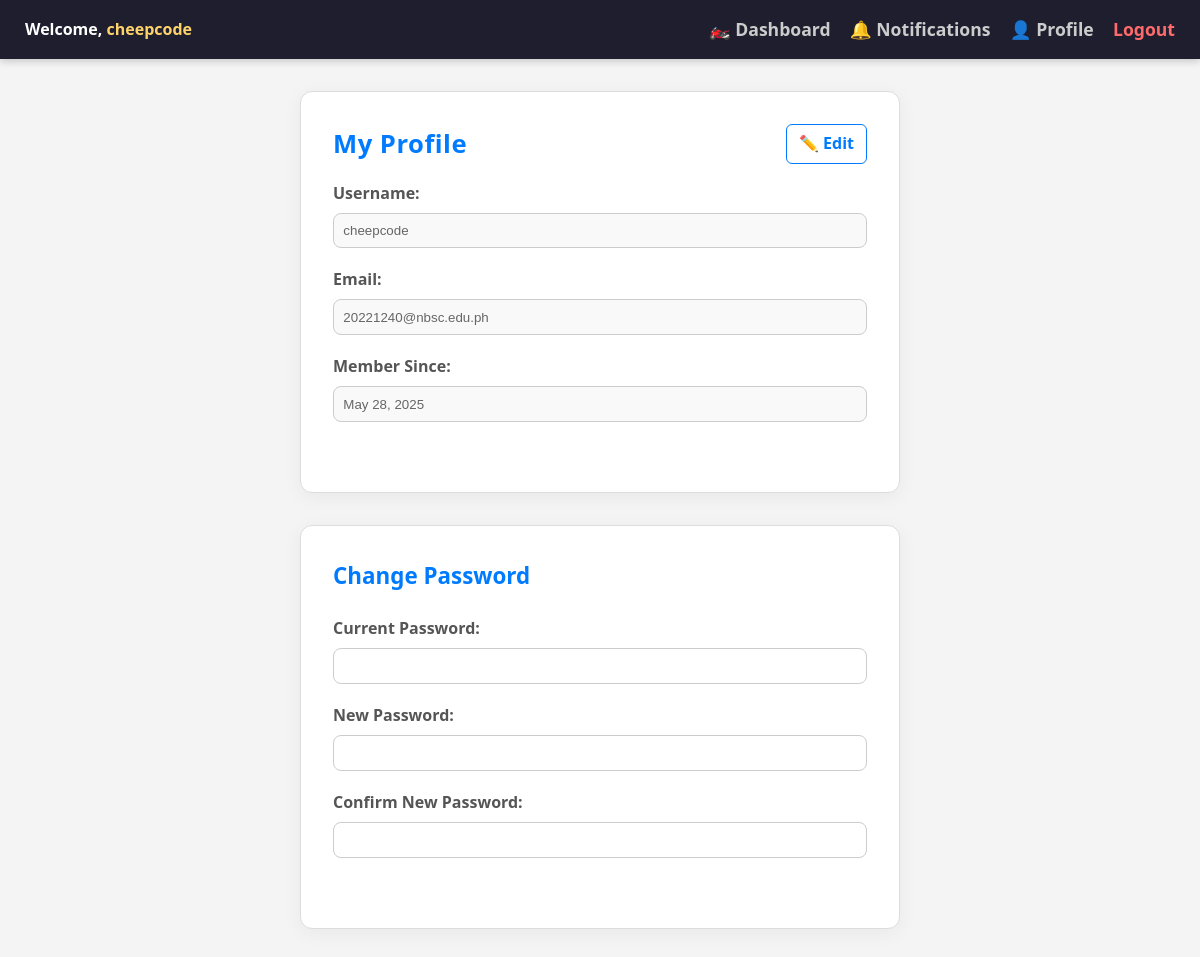
The app's page /profile.php (signed in) with its own data.
### tables this page shows
CREATE TABLE `users` (
  `id` int(11) NOT NULL,
  `username` varchar(100) NOT NULL,
  `email` varchar(255) NOT NULL,
  `password` varchar(255) NOT NULL,
  `created_at` timestamp NOT NULL DEFAULT current_timestamp(),
  `failed_attempts` int(11) NOT NULL DEFAULT 0,
  `warnings` text DEFAULT NULL
);

### profile.php (the view, shortened to what this page needs)
<?php
require_once 'config.php';
$user_id = $_SESSION['user_id'];
try {
    $stmt = $pdo->prepare("SELECT username, email, created_at FROM users WHERE id = :id");
    $stmt->execute(['id' => $user_id]);
    $user = $stmt->fetch(PDO::FETCH_ASSOC);
} catch (PDOException $e) {
    die("Database error: " . $e->getMessage());
}
?>
<!DOCTYPE html>
<html lang="en">
<head>
  <link rel="stylesheet" href="./style/dashboard.css" />
</head>
<body>
<div class="navbar">
  <div>Welcome, <strong><?= htmlspecialchars($user['username']) ?></strong></div>
  <div class="navbar-actions">
    <a href="dashboard.php" class="nav-link">🏍️ Dashboard</a>
    <a href="notifications.php" class="nav-link">🔔 Notifications</a>
    <a href="profile.php" class="nav-link">👤 Profile</a>
    <a href="logout.php" class="nav-link logout-link">Logout</a>
  </div>
</div>
<div class="profile-container">
  <div class="profile-header">
    <h2>My Profile</h2>
    <span class="edit-icon" title="Click to edit profile" id="edit-icon">✏️ Edit</span>
  </div>
  <form id="profile-form">
    <div class="form-group">
      <label>Username:</label>
      <input type="text" name="username" id="username" value="<?= htmlspecialchars($user['username']) ?>" readonly />
    </div>
    <div class="form-group">
      <label>Email:</label>
      <input type="email" name="email" id="email" value="<?= htmlspecialchars($user['email']) ?>" readonly />
    </div>
    <div class="form-group">
      <label>Member Since:</label>
      <input type="text" value="<?= date('M d, Y', strtotime($user['created_at'])) ?>" readonly />
    </div>
    <div id="profile-message" class="message"></div>
  </form>
</div>
<div class="password-container">
  <h3>Change Password</h3>
  <form id="password-form">
    <div class="form-group">
      <label>Current Password:</label>
      <input type="password" name="current_password" required />
    </div>
    <div class="form-group">
      <label>New Password:</label>
      <input type="password" name="new_password" required />
    </div>
    <div class="form-group">
      <label>Confirm New Password:</label>
      <input type="password" name="confirm_password" required />
    </div>
    <div id="password-message" class="message"></div>
  </form>
</div>
</body>
</html>

### style/dashboard.css (style rules this page uses)
* { box-sizing: border-box; margin: 0; padding: 0; }
body { font-family: 'Segoe UI', Tahoma, Geneva, Verdana, sans-serif; background: #f4f7f8; color: #333; line-height: 1.6; min-height: 100vh; flex-direction: column; }
.navbar { background-color: #1e1e2f; color: #fff; padding: 15px 25px; display: flex; justify-content: space-between; align-items: center; box-shadow: 0 2px 8px rgba(0,0,0,0.2); position: sticky; top: 0; z-index: 100; font-weight: 600; font-size: 1rem; }
.navbar strong { color: #ffd369; }
.navbar-actions a { color: #ccc; margin-left: 15px; text-decoration: none; font-size: 1.1rem; transition: color 0.3s ease; }
.logout-link { font-weight: 700; color: #ff6b6b !important; }

### profile.php (style rules this page uses)
body { font-family: 'Segoe UI', sans-serif; background-color: #f4f4f4; color: #333; margin: 0; padding: 0; }
.profile-container, .password-container { background: #fff; border: 1px solid #ddd; border-radius: 12px; padding: 2em; margin: 2em auto; max-width: 600px; box-shadow: 0 4px 20px rgba(0, 0, 0, 0.05); transition: all 0.3s ease-in-out; }
.profile-header { display: flex; justify-content: space-between; align-items: center; margin-bottom: 1em; }
.profile-header h2 { font-size: 1.6em; margin: 0; color: #007bff; letter-spacing: 0.5px; }
.edit-icon { font-size: 1em; cursor: pointer; color: #007bff; padding: 6px 12px; border: 1px solid #007bff; border-radius: 6px; transition: all 0.3s ease; font-weight: bold; }
.form-group { margin-bottom: 1.2em; }
label { display: block; margin-bottom: 0.4em; font-weight: bold; color: #555; }
input { width: 100%; padding: 0.7em; border: 1px solid #ccc; border-radius: 8px; background-color: #fff; color: #333; transition: border 0.3s ease, box-shadow 0.3s ease; }
input[readonly] { background-color: #f9f9f9; color: #666; }
.password-container h3 { font-size: 1.4em; margin-bottom: 1em; color: #007bff; }
.message { margin-top: 1em; font-weight: bold; padding: 0.6em 1em; border-radius: 5px; }

### records on screen
users: username "cheepcode", email "20221240@nbsc.edu.ph", created_at "May 28, 2025"
